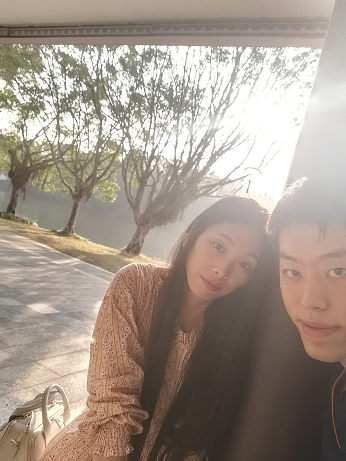
#> input picture 10_image_mobject/1.png, 346 x 461 px
$ python imagemobject.py
#> lines starting #> are read from the running program, lines starting #| are printed output that depends on the picture
# -*- coding: utf-8 -*-
"""
Created on Thu Oct 22 08:13:34 2020

@author: asus
"""

from manimlib.imports import *
import numpy as np
import cv2

im1=cv2.imread("1.png")
#> im1 is the input picture: shape (461, 346, 3); mean B, G, R 138, 149.2, 162.3
im2=cv2.imread("2.png")
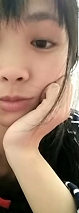
#> input picture 10_image_mobject/2.png, 79 x 213 px
#> im2 is the input picture: shape (213, 79, 3); mean B, G, R 107.3, 127.3, 154.3
im3=cv2.imread("3.png")
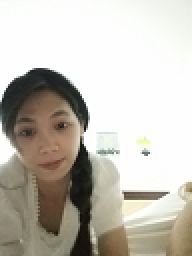
#> input picture 10_image_mobject/3.png, 96 x 128 px (shown 2 times larger)
#> im3 is the input picture: shape (128, 96, 3); mean B, G, R 182, 191, 195.3

#> (the run stopped early here; a loop or call above may not have finished)
